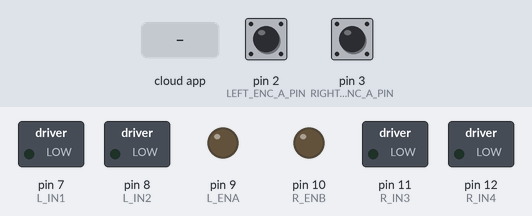
Simulated run of this sketch. Board: Arduino Mega 2560, built with avr-gcc and run on an emulated ATmega2560. Shown: switched loads named in the sketch (green lamp = pin HIGH), output pins drawn as LEDs (lit = HIGH). The inputs (shaded band) are chosen by the test bench; at power-on: pin 2 (LEFT_ENC_A_PIN) HIGH, pin 3 (RIGHT_ENC_A_PIN) HIGH. The ROS host is connected and sends only what is stated; pins used as bus, display or sensor lines are not drawn.

Above: at 2.2 s.
2.3 s: the phone or cloud app sets linear.x to -100
At 2.7 s:
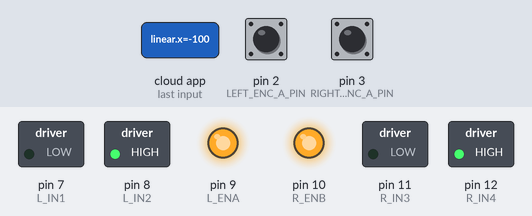
4.3 s: the phone or cloud app sets linear.x to 100
At 4.7 s:
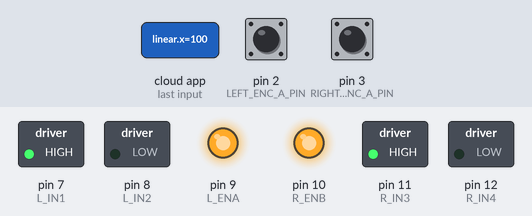
Timing chart, 0 to 7.3 s (numbered marks = the images above; inputs shaded):
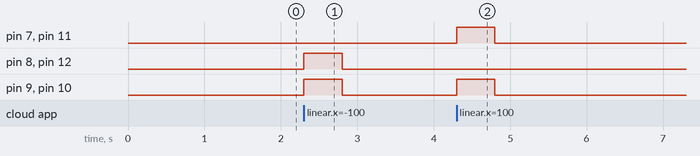

Measured:
- after the input at 2.3 s, pin 8 (L_IN2), pin 9 (L_ENA), pin 10 (R_ENB), pin 12 (R_IN4): LOW → HIGH at once, → LOW 0.50 s later
- after the input at 4.3 s, pin 7 (L_IN1), pin 9 (L_ENA), pin 10 (R_ENB), pin 11 (R_IN3): LOW → HIGH at once, → LOW 0.50 s later

The sketch:

arduino.ino
```cpp
// ===================== INCLUDES =====================
#include <ros.h>
#include <geometry_msgs/Vector3Stamped.h>
#include <geometry_msgs/Twist.h>
#include <std_msgs/Bool.h>

// Motor direction correction: set to +1 or -1 so that
// a positive speed_req_* means "forward" in robot frame.
const int LEFT_MOTOR_DIR  = 1;   // change to -1 if needed
const int RIGHT_MOTOR_DIR = 1;   // change to -1 if needed

// ===================== USER CONFIGURABLE CONSTANTS =====================
const float WHEEL_RADIUS_M = 0.055;     // wheel radius in meters
const long  TICKS_PER_REV  = 375.5;     // encoder counts per wheel revolution
const float WHEEL_BASE_M   = 0.395;     // distance between wheel centers (meters)


const unsigned long ODOM_UPDATE_MS  = 20;   // odometry update period (50 Hz)
const unsigned long PRINT_UPDATE_MS = 100;  // print pose every 100 ms
unsigned long lastCmdTime = 0;
const unsigned long CMD_TIMEOUT_MS = 500; // Stop after 500ms without commands

// Max PWM for motors
const int MAX_PWM = 255;

// ===================== PIN DEFINITIONS =====================
// ---- Encoders ----
const uint8_t LEFT_ENC_A_PIN  = 2;    // interrupt pin
const uint8_t LEFT_ENC_B_PIN  = 4;
const uint8_t RIGHT_ENC_A_PIN = 3;    // interrupt pin
const uint8_t RIGHT_ENC_B_PIN = 5;

// ---- L298N pins ----
// Left motor (connected to OUT1/OUT2 on L298N)
// ENA = PWM enable for left motor
const uint8_t L_ENA  = 9;   // PWM pin
const uint8_t L_IN1  = 7;
const uint8_t L_IN2  = 8;

// Right motor (connected to OUT3/OUT4 on L298N)
// ENB = PWM enable for right motor
const uint8_t R_ENB  = 10;   // PWM pin
const uint8_t R_IN3  = 11;
const uint8_t R_IN4  = 12;

// ===================== ODOMETRY STATE =====================
volatile long leftTicks  = 0;
volatile long rightTicks = 0;

volatile float xPose = 0.0f;  // [m]
volatile float yPose = 0.0f;  // [m]
volatile float theta = 0.0f;  // [rad]

float distancePerTick = 0.0099;

long lastLeftTicks  = 0;
long lastRightTicks = 0;

unsigned long lastOdomUpdate  = 0;
unsigned long lastPrintUpdate = 0;

// ===================== CMD_VEL VARIABLES =====================
double speed_req = 0;                         //Desired linear speed for the robot, in m/s
double angular_speed_req = 0;                 //Desired angular speed for the robot, in rad/s

double speed_req_left = 0;                    //Desired speed for left wheel in m/s
double speed_req_right = 0;                   //Desired speed for right wheel in m/s

// ===================== ROS SERIAL =====================
ros::NodeHandle nh;
geometry_msgs::Vector3Stamped pose_msg;
// Topic name is "speed" as requested
ros::Publisher pose_pub("speed", &pose_msg);

// ===================== CMD_VEL CALLBACK =====================
//function that will be called when receiving command from host
void handle_cmd (const geometry_msgs::Twist& cmd_vel) {
  lastCmdTime = millis();
  speed_req = cmd_vel.linear.x;                                     //Extract the commanded linear speed from the message

  angular_speed_req = cmd_vel.angular.z;                            //Extract the commanded angular speed from the message

  speed_req_left = speed_req - angular_speed_req*(WHEEL_BASE_M/2);     //Calculate the required speed for the left motor to comply with commanded linear and angular speeds
  speed_req_right = speed_req + angular_speed_req*(WHEEL_BASE_M/2);    //Calculate the required speed for the right motor to comply with commanded linear and angular speeds
}

ros::Subscriber<geometry_msgs::Twist> cmd_vel("cmd_vel", handle_cmd);   //create a subscriber to ROS topic for velocity commands (will execute "handle_cmd" function when receiving data)

// ===================== ENCODER ISRs =====================
// Left encoder A channel ISR
void leftEncoderA_ISR() {
  bool A = digitalRead(LEFT_ENC_A_PIN);
  bool B = digitalRead(LEFT_ENC_B_PIN);

  if (A == B) {
    leftTicks++;   // forward
  } else {
    leftTicks--;   // reverse
  }
}

// Right encoder A channel ISR
void rightEncoderA_ISR() {
  bool A = digitalRead(RIGHT_ENC_A_PIN);
  bool B = digitalRead(RIGHT_ENC_B_PIN);

  if (A == B) {
    rightTicks++;  // forward
  } else {
    rightTicks--;  // reverse
  }
}

// ===================== MOTOR CONTROL (L298N) =====================
// pwmVal in range [-MAX_PWM, +MAX_PWM]
void setLeftMotor(int pwmVal) {
  pwmVal = constrain(pwmVal, -MAX_PWM, MAX_PWM);

  if (pwmVal > 0) {
    // forward
    digitalWrite(L_IN1, HIGH);
    digitalWrite(L_IN2, LOW);
    analogWrite(L_ENA, pwmVal);
  } else if (pwmVal < 0) {
    // reverse
    digitalWrite(L_IN1, LOW);
    digitalWrite(L_IN2, HIGH);
    analogWrite(L_ENA, -pwmVal);
  } else {
    // stop (coast)
    analogWrite(L_ENA, 0);
    digitalWrite(L_IN1, LOW);
    digitalWrite(L_IN2, LOW);
  }
}

void setRightMotor(int pwmVal) {
  pwmVal = constrain(pwmVal, -MAX_PWM, MAX_PWM);

  if (pwmVal > 0) {
    // forward
    digitalWrite(R_IN3, HIGH);
    digitalWrite(R_IN4, LOW);
    analogWrite(R_ENB, pwmVal);
  } else if (pwmVal < 0) {
    // reverse
    digitalWrite(R_IN3, LOW);
    digitalWrite(R_IN4, HIGH);
    analogWrite(R_ENB, -pwmVal);
  } else {
    // stop (coast)
    analogWrite(R_ENB, 0);
    digitalWrite(R_IN3, LOW);
    digitalWrite(R_IN4, LOW);
  }
}

// Optional helper to set both motors
void setMotors(int leftPWM, int rightPWM) {
  setLeftMotor(leftPWM);
  setRightMotor(rightPWM);
}
// Add after the motor control functions
void executeMotorCommands() {
  // Timeout safety
  if (millis() - lastCmdTime > CMD_TIMEOUT_MS) {
    setLeftMotor(0);
    setRightMotor(0);
    return;
  }

  const float MAX_SPEED = 0.4f;  // m/s (your max linear wheel speed)

  // Convert requested wheel speeds to PWM
  float leftNorm  = speed_req_left  / MAX_SPEED;
  float rightNorm = speed_req_right / MAX_SPEED;

  // Clamp to [-1, 1]
  if (leftNorm >  1.0f) leftNorm  =  1.0f;
  if (leftNorm < -1.0f) leftNorm  = -1.0f;
  if (rightNorm >  1.0f) rightNorm =  1.0f;
  if (rightNorm < -1.0f) rightNorm = -1.0f;

  int leftPWM  = (int)(leftNorm  * MAX_PWM * LEFT_MOTOR_DIR);
  int rightPWM = (int)(rightNorm * MAX_PWM * RIGHT_MOTOR_DIR);

  setLeftMotor(leftPWM);
  setRightMotor(rightPWM);
}
// ===================== ODOMETRY UPDATE =====================
void updateOdometry() {
  // Snapshot encoder ticks
  noInterrupts();
  long currentLeftTicks  = leftTicks;
  long currentRightTicks = rightTicks;
  interrupts();

  long dLeftTicks  = currentLeftTicks  - lastLeftTicks;
  long dRightTicks = currentRightTicks - lastRightTicks;

  lastLeftTicks  = currentLeftTicks;
  lastRightTicks = currentRightTicks;

  float dLeft  = dLeftTicks  * distancePerTick;        // [m]
  float dRight = dRightTicks * distancePerTick;        // [m]

  float dCenter = 0.5f * (dLeft + dRight);             // [m]
  float dTheta  = (dRight - dLeft) / WHEEL_BASE_M;     // [rad]

  float dx, dy;

  // Check if robot is rotating in place (wheels moving in opposite directions)
  if ((dLeftTicks < 0 && dRightTicks > 0) || (dLeftTicks > 0 && dRightTicks < 0)) {
    // IN-PLACE ROTATION: Wheels moving in opposite directions
    // Robot pivots around its center point
    // No linear displacement, only angular change
    dx = 0.0f;
    dy = 0.0f;

  } else {
    // LINEAR MOTION: Both wheels moving in same direction (original logic)
    float thetaMid = theta + 0.5f * dTheta;
    dx = dCenter * cos(thetaMid);
    dy = dCenter * sin(thetaMid);
  }

  noInterrupts();
  xPose += dx;
  yPose += dy;
  theta += dTheta;

  // Normalize theta to [-pi, pi]
  if (theta > 3.14159265f) {
    theta -= 2.0f * 3.14159265f;
  } else if (theta < -3.14159265f) {
    theta += 2.0f * 3.14159265f;
  }
  interrupts();
}
// ===================== ROS PUBLISH FUNCTION =====================
void publishPose() {
  // Copy pose atomically
  noInterrupts();
  float x  = xPose;
  float y  = yPose;
  float th = theta;
  interrupts();

  pose_msg.header.stamp = nh.now();  // ros::Time from rosserial
  // We publish x and y (plus theta in z for convenience)
  pose_msg.vector.x = x;
  pose_msg.vector.y = y;
  pose_msg.vector.z = th;

  pose_pub.publish(&pose_msg);
}

// ===================== STEPPER MOTOR SECTION =====================
// ---- NEMA 17 Stepper Configuration ----
const uint8_t STEPPER_STEP_PIN = 22;    // Step pulse pin
const uint8_t STEPPER_DIR_PIN  = 24;    // Direction pin
const uint8_t STEPPER_ENABLE_PIN = 26;  // Enable pin (optional, set LOW to enable)

// Stepper parameters
const int STEPS_PER_REV = 200;           // NEMA 17 typical (1.8° per step)
const int MICROSTEPS = 16;               // Set according to your driver (A4988/DRV8825)
const long TOTAL_STEPS = STEPS_PER_REV * MICROSTEPS;

// Rod length: 1.5m, slow movement
const float ROD_LENGTH_M = 1.5f;
const float LEAD_SCREW_PITCH_MM = 8.0f;  // Adjust based on your lead screw (e.g., 8mm/rev)
const long STEPS_FOR_FULL_TRAVEL = (long)((ROD_LENGTH_M * 1000.0f / LEAD_SCREW_PITCH_MM) * TOTAL_STEPS);

// Speed control (microseconds between steps - higher = slower)
const unsigned int STEP_DELAY_US = 800;  // Adjust for desired speed (500-2000 us typical)

// Position tracking
bool plateAtBottom = true;               // Start position
bool stepperMoving = false;
unsigned long stepperStartTime = 0;

// ---- Stepper Control Callback ----
void handleStepperControl(const std_msgs::Bool& msg) {
  if (msg.data && !stepperMoving) {
    stepperMoving = true;
    stepperStartTime = millis();

    // Determine direction: if at bottom, go up; if at top, go down
    bool goingUp = plateAtBottom;
    digitalWrite(STEPPER_DIR_PIN, goingUp ? HIGH : LOW);
    digitalWrite(STEPPER_ENABLE_PIN, LOW);  // Enable stepper

    // Move the stepper
    for (long i = 0; i < STEPS_FOR_FULL_TRAVEL; i++) {
      digitalWrite(STEPPER_STEP_PIN, HIGH);
      delayMicroseconds(STEP_DELAY_US);
      digitalWrite(STEPPER_STEP_PIN, LOW);
      delayMicroseconds(STEP_DELAY_US);

      // Allow ROS to process messages periodically
      if (i % 100 == 0) {
        nh.spinOnce();
      }
    }

    digitalWrite(STEPPER_ENABLE_PIN, HIGH);  // Disable stepper (optional, saves power)

    // Toggle position
    plateAtBottom = !plateAtBottom;
    stepperMoving = false;
  }
}

ros::Subscriber<std_msgs::Bool> stepper_sub("stepper_control", handleStepperControl);

// ===================== SETUP =====================
void setup() {
  Serial.begin(57600);
  delay(1000);

  // Encoder pins
  pinMode(LEFT_ENC_A_PIN,  INPUT_PULLUP);
  pinMode(LEFT_ENC_B_PIN,  INPUT_PULLUP);
  pinMode(RIGHT_ENC_A_PIN, INPUT_PULLUP);
  pinMode(RIGHT_ENC_B_PIN, INPUT_PULLUP);

  // Attach encoder interrupts
  attachInterrupt(digitalPinToInterrupt(LEFT_ENC_A_PIN),  leftEncoderA_ISR,  CHANGE);
  attachInterrupt(digitalPinToInterrupt(RIGHT_ENC_A_PIN), rightEncoderA_ISR, CHANGE);

  // Motor pins
  pinMode(L_ENA, OUTPUT);
  pinMode(L_IN1, OUTPUT);
  pinMode(L_IN2, OUTPUT);

  pinMode(R_ENB, OUTPUT);
  pinMode(R_IN3, OUTPUT);
  pinMode(R_IN4, OUTPUT);

  // Ensure motors off initially
  analogWrite(L_ENA, 0);
  analogWrite(R_ENB, 0);
  digitalWrite(L_IN1, LOW);
  digitalWrite(L_IN2, LOW);
  digitalWrite(R_IN3, LOW);
  digitalWrite(R_IN4, LOW);

  // Precompute distance per tick
  distancePerTick = (2.0f * 3.14159265f * WHEEL_RADIUS_M) / (float)TICKS_PER_REV;

  // ---- Stepper motor pins ----
  pinMode(STEPPER_STEP_PIN, OUTPUT);
  pinMode(STEPPER_DIR_PIN, OUTPUT);
  pinMode(STEPPER_ENABLE_PIN, OUTPUT);

  digitalWrite(STEPPER_STEP_PIN, LOW);
  digitalWrite(STEPPER_DIR_PIN, LOW);
  digitalWrite(STEPPER_ENABLE_PIN, HIGH);  // Disabled initially

  // ROS node handle init
  nh.initNode();
  nh.getHardware()->setBaud(57600);
  nh.advertise(pose_pub);
  nh.subscribe(cmd_vel);                    //suscribe to ROS topic for velocity commands
  nh.subscribe(stepper_sub);                // Subscribe to stepper control topic
}

// ===================== LOOP =====================
void loop() {
  unsigned long now = millis();
    // ---- Execute motor commands ----
  executeMotorCommands();
  // ---- Update odometry periodically ----
  if (now - lastOdomUpdate >= ODOM_UPDATE_MS) {
    lastOdomUpdate = now;
    updateOdometry();
  }

  // ---- Print pose periodically (debug) ----
  if (now - lastPrintUpdate >= PRINT_UPDATE_MS) {
    lastPrintUpdate = now;

    noInterrupts();
    float x     = xPose;
    float y     = yPose;
    float th    = theta;
    long lTicks = leftTicks;
    long rTicks = rightTicks;
    interrupts();

    // Also publish pose to ROS at the same period
    publishPose();
  }


  nh.spinOnce();
}
```
